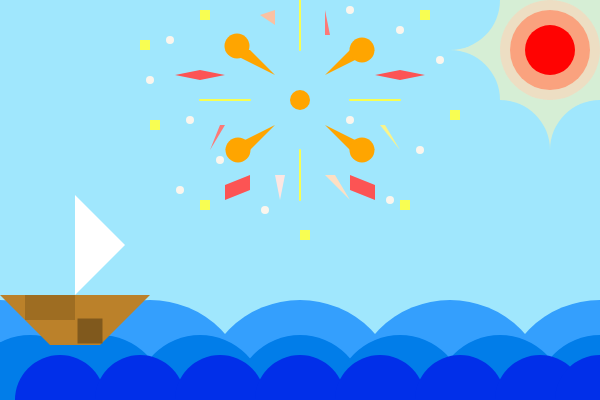
Frame 1 (no input)
Frame 60 (no input): identical to frame 1, image omitted
Frame 120 (the mouse pressed at the canvas centre since frame 60): identical to frame 1, image omitted

The p5.js sketch that drew this single still picture (run headless with seeded random() and noise() and a simulated clock; from frame 60 on, the mouse is pressed at the canvas centre):

// p5.js sketch
// ── sketch.js
function setup() {
  createCanvas(600, 400);
}
function draw(){
  background('#a0e7fd');
  //햇빛
  fill(252,244,186,150);noStroke();
  rect(450,0,50,50);rect(450,50,50,50);rect(500,100,50,50);rect(550,100,50,50);
  rect(500,0,50,50);rect(500,50,50,50);rect(550,0,50,50);rect(550,50,50,50);
  fill('#a0e7fd');noStroke();arc(450,0,100,100,radians(0),radians(90));
  arc(450,100,100,100,radians(270),radians(0));
  arc(500,150,100,100,radians(270),radians(0));
  arc(600,150,100,100,radians(180),radians(270));
  //해
  fill(254,211,184,150); noStroke(); circle(550,50,100);
  fill(254,146,107,200);noStroke();circle(550,50,80);
  fill(255,0,0,250);noStroke();circle(550,50,50);

  //바다
  fill(52,159,253);noStroke();
  circle(0,400,200);circle(150,400,200);circle(300,400,200);
  circle(450,400,200);circle(600,400,200);
  
  fill(1,125,233);noStroke();
  circle(30,400,130);circle(100,400,130);circle(200,400,130);circle(300,400,130);
  circle(400,400,130);circle(500,400,130);circle(600,400,130);
  
    fill(1,47,233);noStroke();
  circle(60,400,90);circle(140,400,90);circle(220,400,90);circle(300,400,90);
  circle(380,400,90);circle(460,400,90);circle(540,400,90);circle(600,400,90);
  
  // 폭죽
 noStroke();fill("#ffa500");circle(300,100,20);  triangle(350,150,325,125,375,150);ellipse(362,150,25,25);
  triangle(250,150,275,125,225,150);ellipse(238,150,25,25); 
  triangle(250,50,275,75,225,50);ellipse(237,46,25,25);
  triangle(350,50,325,75,375,50);ellipse(362,50,25,25);
  strokeWeight(2);stroke("#f8fe52");line(250,100,200,100);line(300,50,300,0);
  line(350,100,400,100);line(300,150,300,200);
  strokeWeight(1); // 햇빛에 영향가지 않도록
  
  noStroke();fill('#fc5454');
  quad(200,70,175,75,200,80,225,75);quad(400,70,375,75,400,80,425,75);
  quad(250,175,250,190,225,200,225,185);quad(350,175,350,190,375,200,375,185);
  
  noStroke();fill('#fac1a2');triangle(275,25,260,15,275,10);
  fill('#fc7977');triangle(325,35,330,35,325,10);
  fill('#fc7977');triangle(220,125,225,125,210,150);
  fill('#f9f38a');triangle(380,125,385,125,400,150);
  fill('#fde6e2');triangle(275,175,285,175,280,200);
  fill('#fddfc3');triangle(325,175,335,175,350,200);
  
  noStroke();fill('#f8fe52');
  square(200,200,10);square(400,200,10);square(300,230,10);
  square(150,120,10);square(450,110,10);square(140,40,10);
  square(200,10,10);square(420,10,10);
  
  stroke('#fbf6ee');strokeWeight(8);
  point(190,120);point(150,80);point(170,40);
  point(265,210);point(180,190);point(220,160);
  point(350,120);point(390,200);point(420,150);
  point(350,10);point(400,30);point(440,60);
  
  strokeWeight(1);//햇빛에 영향가지 않도록
  
  //배
  noStroke();fill(255,255,255);triangle(75,195,125,245,75,295);
  fill('#bb812a');quad(0,295,50,345,100,345,150,295);
  fill('#9e6d22');quad(25,295,25,320,75,320,75,295);
  fill('#80591d');rectMode(CENTER);rect(90,331,25,25);
  rectMode(CORNER); // 햇빛에 영향가지 않도록
  
}
